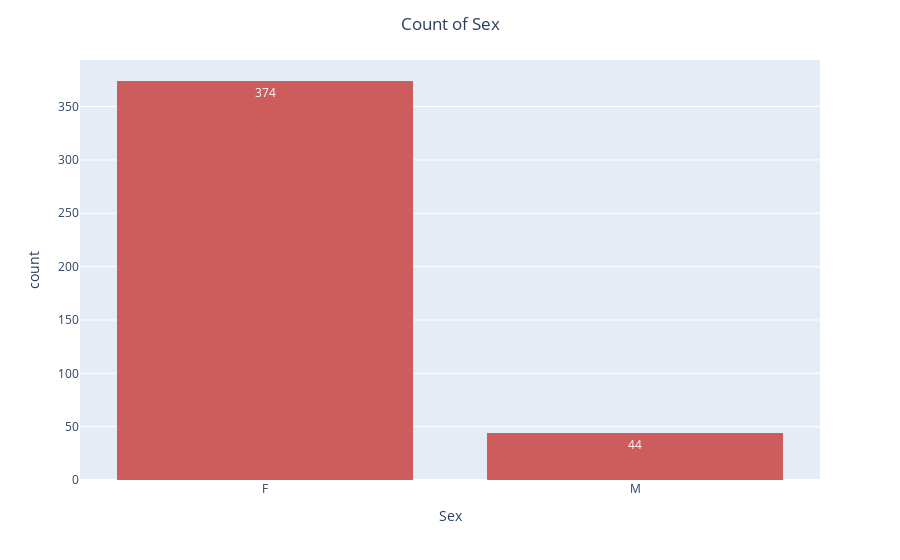
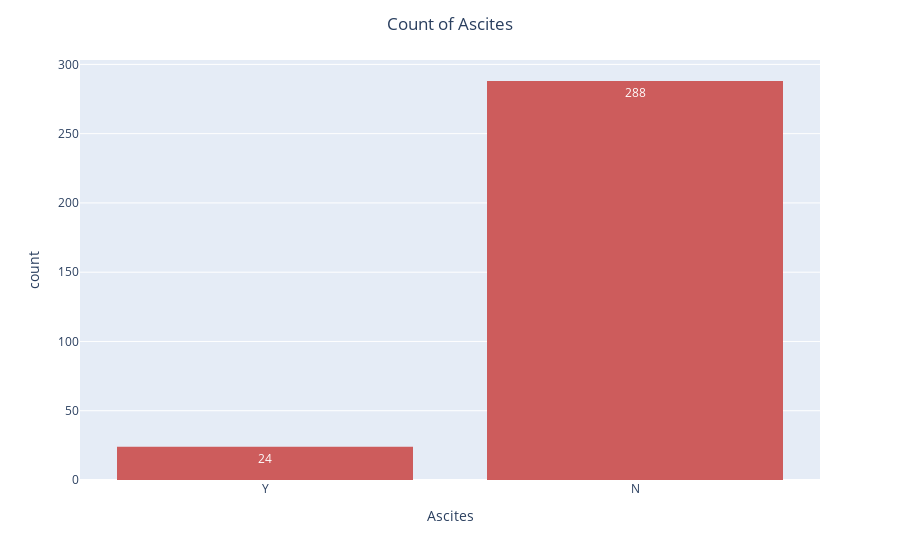
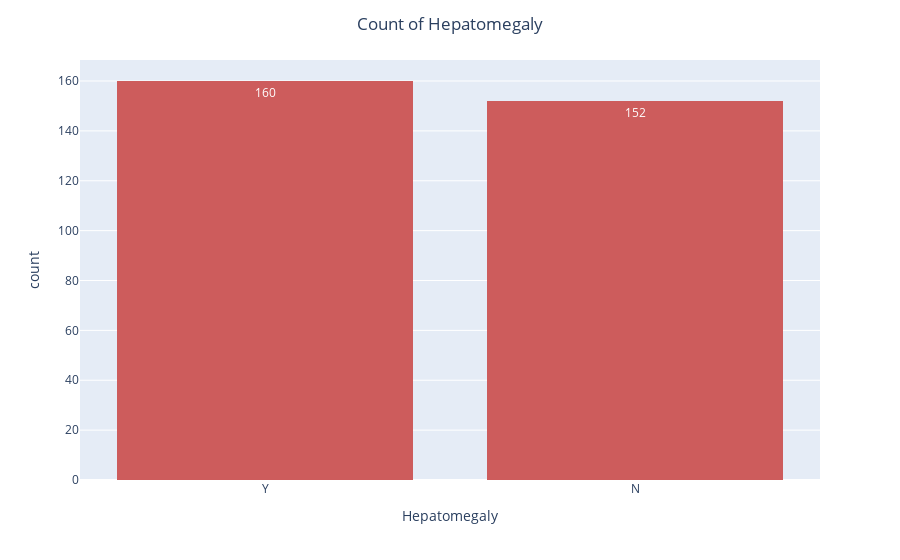
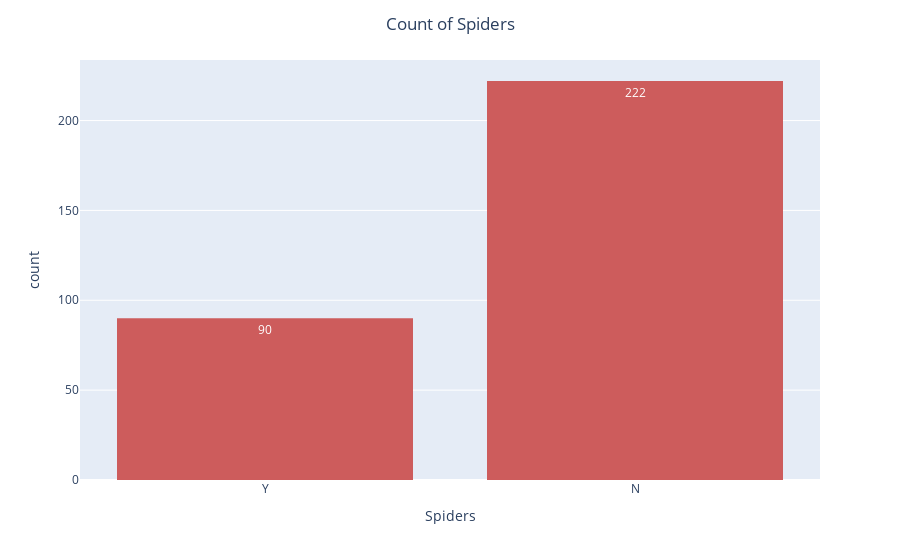

These figures' notebook cell, in order:
### Code cell
count_plots(df, categorical_features)

### Figure 1 — Plotly figure (JSON) as saved in the notebook; plotly's stock layout.template omitted (floating-point values rounded to 4 significant figures; data arrays with more than 128 entries replaced by an {"elided": "..."} marker saying what was removed)
{"data": [{"alignmentgroup": "True", "bingroup": "x", "hovertemplate": "Sex=%{x}<br>count=%{y}<extra></extra>", "legendgroup": "", "marker": {"color": "indianred", "pattern": {"shape": ""}}, "name": "", "offsetgroup": "", "orientation": "v", "showlegend": false, "texttemplate": "%{value}", "type": "histogram", "x": {"elided": "418 str values"}, "xaxis": "x", "yaxis": "y"}], "layout": {"barmode": "relative", "legend": {"tracegroupgap": 0}, "margin": {"t": 60}, "title": {"text": "Count of Sex", "x": 0.5}, "xaxis": {"anchor": "y", "domain": [0, 1], "title": {"text": "Sex"}}, "yaxis": {"anchor": "x", "domain": [0, 1], "title": {"text": "count"}}}}

### Figure 2 — Plotly figure (JSON) as saved in the notebook; plotly's stock layout.template omitted (floating-point values rounded to 4 significant figures; data arrays with more than 128 entries replaced by an {"elided": "..."} marker saying what was removed)
{"data": [{"alignmentgroup": "True", "bingroup": "x", "hovertemplate": "Ascites=%{x}<br>count=%{y}<extra></extra>", "legendgroup": "", "marker": {"color": "indianred", "pattern": {"shape": ""}}, "name": "", "offsetgroup": "", "orientation": "v", "showlegend": false, "texttemplate": "%{value}", "type": "histogram", "x": {"elided": "418 str values"}, "xaxis": "x", "yaxis": "y"}], "layout": {"barmode": "relative", "legend": {"tracegroupgap": 0}, "margin": {"t": 60}, "title": {"text": "Count of Ascites", "x": 0.5}, "xaxis": {"anchor": "y", "domain": [0, 1], "title": {"text": "Ascites"}}, "yaxis": {"anchor": "x", "domain": [0, 1], "title": {"text": "count"}}}}

### Figure 3 — Plotly figure (JSON) as saved in the notebook; plotly's stock layout.template omitted (floating-point values rounded to 4 significant figures; data arrays with more than 128 entries replaced by an {"elided": "..."} marker saying what was removed)
{"data": [{"alignmentgroup": "True", "bingroup": "x", "hovertemplate": "Hepatomegaly=%{x}<br>count=%{y}<extra></extra>", "legendgroup": "", "marker": {"color": "indianred", "pattern": {"shape": ""}}, "name": "", "offsetgroup": "", "orientation": "v", "showlegend": false, "texttemplate": "%{value}", "type": "histogram", "x": {"elided": "418 str values"}, "xaxis": "x", "yaxis": "y"}], "layout": {"barmode": "relative", "legend": {"tracegroupgap": 0}, "margin": {"t": 60}, "title": {"text": "Count of Hepatomegaly", "x": 0.5}, "xaxis": {"anchor": "y", "domain": [0, 1], "title": {"text": "Hepatomegaly"}}, "yaxis": {"anchor": "x", "domain": [0, 1], "title": {"text": "count"}}}}

### Figure 4 — Plotly figure (JSON) as saved in the notebook; plotly's stock layout.template omitted (floating-point values rounded to 4 significant figures; data arrays with more than 128 entries replaced by an {"elided": "..."} marker saying what was removed)
{"data": [{"alignmentgroup": "True", "bingroup": "x", "hovertemplate": "Spiders=%{x}<br>count=%{y}<extra></extra>", "legendgroup": "", "marker": {"color": "indianred", "pattern": {"shape": ""}}, "name": "", "offsetgroup": "", "orientation": "v", "showlegend": false, "texttemplate": "%{value}", "type": "histogram", "x": {"elided": "418 str values"}, "xaxis": "x", "yaxis": "y"}], "layout": {"barmode": "relative", "legend": {"tracegroupgap": 0}, "margin": {"t": 60}, "title": {"text": "Count of Spiders", "x": 0.5}, "xaxis": {"anchor": "y", "domain": [0, 1], "title": {"text": "Spiders"}}, "yaxis": {"anchor": "x", "domain": [0, 1], "title": {"text": "count"}}}}
